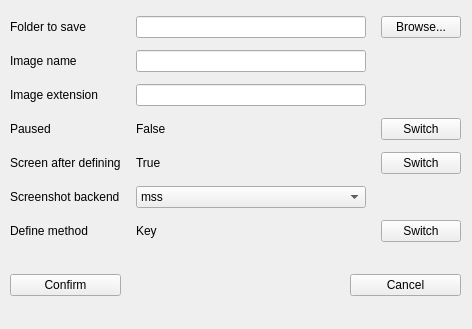
<?xml version="1.0" encoding="UTF-8"?>
<ui version="4.0">
 <class>Form</class>
 <widget class="QWidget" name="Form">
  <property name="geometry">
   <rect>
    <x>0</x>
    <y>0</y>
    <width>472</width>
    <height>329</height>
   </rect>
  </property>
  <property name="windowTitle">
   <string>Form</string>
  </property>
  <widget class="QWidget" name="gridLayoutWidget">
   <property name="geometry">
    <rect>
     <x>10</x>
     <y>10</y>
     <width>451</width>
     <height>241</height>
    </rect>
   </property>
   <layout class="QGridLayout" name="main_grid_layout">
    <property name="sizeConstraint">
     <enum>QLayout::SetDefaultConstraint</enum>
    </property>
    <property name="horizontalSpacing">
     <number>15</number>
    </property>
    <item row="3" column="2">
     <widget class="QPushButton" name="pause_switch">
      <property name="maximumSize">
       <size>
        <width>85</width>
        <height>16777215</height>
       </size>
      </property>
      <property name="text">
       <string>Switch</string>
      </property>
     </widget>
    </item>
    <item row="0" column="2">
     <widget class="QPushButton" name="browse_button">
      <property name="maximumSize">
       <size>
        <width>85</width>
        <height>16777215</height>
       </size>
      </property>
      <property name="text">
       <string>Browse...</string>
      </property>
     </widget>
    </item>
    <item row="4" column="2">
     <widget class="QPushButton" name="screen_define_switch">
      <property name="maximumSize">
       <size>
        <width>85</width>
        <height>16777215</height>
       </size>
      </property>
      <property name="text">
       <string>Switch</string>
      </property>
     </widget>
    </item>
    <item row="2" column="1">
     <widget class="QLineEdit" name="image_extension_input">
      <property name="maximumSize">
       <size>
        <width>283</width>
        <height>16777215</height>
       </size>
      </property>
     </widget>
    </item>
    <item row="1" column="1">
     <widget class="QLineEdit" name="image_name_input">
      <property name="maximumSize">
       <size>
        <width>283</width>
        <height>16777215</height>
       </size>
      </property>
     </widget>
    </item>
    <item row="0" column="1">
     <widget class="QLineEdit" name="path_input">
      <property name="maximumSize">
       <size>
        <width>283</width>
        <height>16777215</height>
       </size>
      </property>
     </widget>
    </item>
    <item row="0" column="0">
     <widget class="QLabel" name="label_9">
      <property name="sizePolicy">
       <sizepolicy hsizetype="Expanding" vsizetype="Preferred">
        <horstretch>0</horstretch>
        <verstretch>0</verstretch>
       </sizepolicy>
      </property>
      <property name="maximumSize">
       <size>
        <width>83</width>
        <height>16777215</height>
       </size>
      </property>
      <property name="text">
       <string>Folder to save</string>
      </property>
     </widget>
    </item>
    <item row="4" column="0">
     <widget class="QLabel" name="label_16">
      <property name="text">
       <string>Screen after defining</string>
      </property>
     </widget>
    </item>
    <item row="1" column="0">
     <widget class="QLabel" name="label_11">
      <property name="sizePolicy">
       <sizepolicy hsizetype="Expanding" vsizetype="Preferred">
        <horstretch>0</horstretch>
        <verstretch>0</verstretch>
       </sizepolicy>
      </property>
      <property name="maximumSize">
       <size>
        <width>83</width>
        <height>16777215</height>
       </size>
      </property>
      <property name="text">
       <string>Image name</string>
      </property>
     </widget>
    </item>
    <item row="2" column="0">
     <widget class="QLabel" name="label_12">
      <property name="text">
       <string>Image extension</string>
      </property>
     </widget>
    </item>
    <item row="3" column="0">
     <widget class="QLabel" name="label_13">
      <property name="sizePolicy">
       <sizepolicy hsizetype="Expanding" vsizetype="Preferred">
        <horstretch>0</horstretch>
        <verstretch>0</verstretch>
       </sizepolicy>
      </property>
      <property name="maximumSize">
       <size>
        <width>83</width>
        <height>16777215</height>
       </size>
      </property>
      <property name="text">
       <string>Paused</string>
      </property>
     </widget>
    </item>
    <item row="5" column="0">
     <widget class="QLabel" name="label_17">
      <property name="text">
       <string>Screenshot backend</string>
      </property>
     </widget>
    </item>
    <item row="3" column="1">
     <widget class="QLabel" name="paused_label">
      <property name="text">
       <string>False</string>
      </property>
     </widget>
    </item>
    <item row="4" column="1">
     <widget class="QLabel" name="screen_definin_label">
      <property name="text">
       <string>True</string>
      </property>
     </widget>
    </item>
    <item row="5" column="1">
     <widget class="QComboBox" name="backend_choice">
      <item>
       <property name="text">
        <string>mss</string>
       </property>
      </item>
      <item>
       <property name="text">
        <string>printscreen</string>
       </property>
      </item>
      <item>
       <property name="text">
        <string>pil</string>
       </property>
      </item>
      <item>
       <property name="text">
        <string>scrot</string>
       </property>
      </item>
      <item>
       <property name="text">
        <string>gnome-screenshot</string>
       </property>
      </item>
     </widget>
    </item>
    <item row="6" column="0">
     <widget class="QLabel" name="label_18">
      <property name="text">
       <string>Define method</string>
      </property>
     </widget>
    </item>
    <item row="6" column="1">
     <widget class="QLabel" name="define_method_label">
      <property name="text">
       <string>Key</string>
      </property>
     </widget>
    </item>
    <item row="6" column="2">
     <widget class="QPushButton" name="define_method_switch">
      <property name="maximumSize">
       <size>
        <width>85</width>
        <height>16777215</height>
       </size>
      </property>
      <property name="text">
       <string>Switch</string>
      </property>
     </widget>
    </item>
   </layout>
  </widget>
  <widget class="QWidget" name="horizontalLayoutWidget">
   <property name="geometry">
    <rect>
     <x>10</x>
     <y>260</y>
     <width>451</width>
     <height>51</height>
    </rect>
   </property>
   <layout class="QHBoxLayout" name="last_layout" stretch="3,6,3">
    <item>
     <widget class="QPushButton" name="confirm_button">
      <property name="text">
       <string>Confirm</string>
      </property>
     </widget>
    </item>
    <item>
     <spacer name="horizontalSpacer_5">
      <property name="orientation">
       <enum>Qt::Horizontal</enum>
      </property>
      <property name="sizeType">
       <enum>QSizePolicy::Preferred</enum>
      </property>
      <property name="sizeHint" stdset="0">
       <size>
        <width>40</width>
        <height>20</height>
       </size>
      </property>
     </spacer>
    </item>
    <item>
     <widget class="QPushButton" name="cancel_button">
      <property name="text">
       <string>Cancel</string>
      </property>
     </widget>
    </item>
   </layout>
  </widget>
 </widget>
 <resources/>
 <connections/>
</ui>
